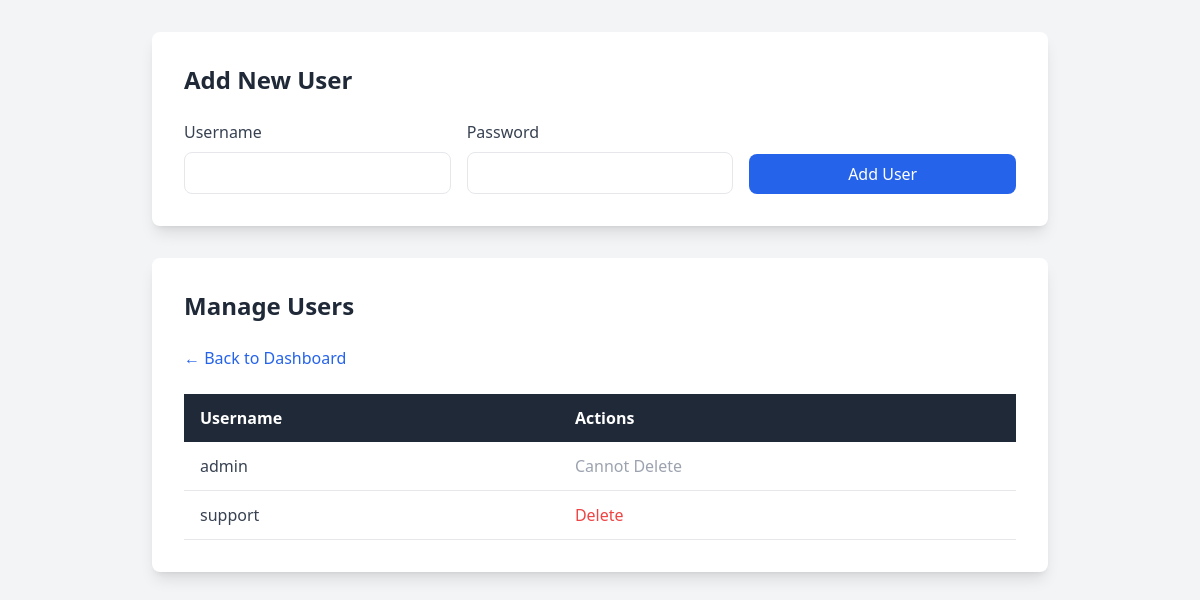
The app's page /users (signed in) with its own data.
### tables this page shows
CREATE TABLE users (
    id INTEGER PRIMARY KEY AUTOINCREMENT,
    username TEXT UNIQUE NOT NULL,
    password TEXT NOT NULL
);

### app.py (the view)
@app.route('/users')
def manage_users():
    if not is_logged_in() or session.get('username') != 'admin':
        flash('You must be an admin to manage users.', 'error')
        return redirect(url_for('dashboard'))
    db = get_db()
    users = db.execute('SELECT id, username FROM users').fetchall()
    db.close()
    return render_template('users.html', users=users)

### app.py (called while the page is built)
def get_db():
    conn = sqlite3.connect(DATABASE)
    conn.row_factory = sqlite3.Row
    return conn

def is_logged_in():
    return 'username' in session

### templates/users.html (shortened to what this page needs)
<!DOCTYPE html>
<html lang="en">
<head>
    <script src="https://cdn.tailwindcss.com"></script>
</head>
<body class="bg-gray-100 p-8">
    <div class="max-w-4xl mx-auto">
        <div class="bg-white p-8 rounded-lg shadow-lg mb-8">
            <h1 class="text-2xl font-bold mb-6 text-gray-800">Add New User</h1>
            <form action="{{ url_for('add_user') }}" method="POST" class="grid grid-cols-1 md:grid-cols-3 gap-4">
                <div>
                    <label for="username" class="block text-gray-700 font-medium mb-2">Username</label>
                    <input type="text" name="username" class="w-full px-4 py-2 border rounded-lg" required>
                </div>
                <div>
                    <label for="password" class="block text-gray-700 font-medium mb-2">Password</label>
                    <input type="password" name="password" class="w-full px-4 py-2 border rounded-lg" required>
                </div>
                <div class="md:self-end">
                    <button type="submit" class="w-full bg-blue-600 text-white py-2 rounded-lg hover:bg-blue-700">Add User</button>
                </div>
            </form>
        </div>
        <div class="bg-white p-8 rounded-lg shadow-lg">
            <h1 class="text-2xl font-bold mb-6 text-gray-800">Manage Users</h1>
            <a href="{{ url_for('dashboard') }}" class="text-blue-600 hover:underline mb-6 block">&larr; Back to Dashboard</a>
            <table class="min-w-full bg-white">
                <thead class="bg-gray-800 text-white">
                    <tr>
                        <th class="text-left py-3 px-4">Username</th>
                        <th class="text-left py-3 px-4">Actions</th>
                    </tr>
                </thead>
                <tbody class="text-gray-700">
                    {% for user in users %}
                    <tr class="border-b">
                        <td class="py-3 px-4">{{ user.username }}</td>
                        <td class="py-3 px-4">
                            {% if user.username != 'admin' %}
                            <a href="{{ url_for('delete_user', user_id=user.id) }}" class="text-red-500 hover:underline">Delete</a>
                            {% else %}
                            <span class="text-gray-400">Cannot Delete</span>
                            {% endif %}
                        </td>
                    </tr>
                    {% endfor %}
                </tbody>
            </table>
        </div>
    </div>
</body>
</html>

### records on screen
users: username "admin", shows "Cannot Delete"
users: username "support"
